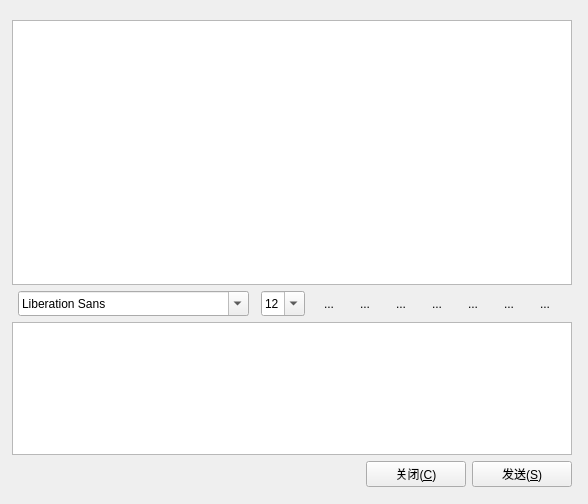
<?xml version="1.0" encoding="UTF-8"?>
<ui version="4.0">
 <class>Message</class>
 <widget class="QWidget" name="Message">
  <property name="geometry">
   <rect>
    <x>0</x>
    <y>0</y>
    <width>588</width>
    <height>504</height>
   </rect>
  </property>
  <property name="windowTitle">
   <string>Form</string>
  </property>
  <widget class="QWidget" name="layoutWidget_2">
   <property name="geometry">
    <rect>
     <x>12</x>
     <y>20</y>
     <width>560</width>
     <height>467</height>
    </rect>
   </property>
   <layout class="QVBoxLayout" name="verticalLayout">
    <property name="spacing">
     <number>6</number>
    </property>
    <property name="sizeConstraint">
     <enum>QLayout::SetDefaultConstraint</enum>
    </property>
    <item>
     <widget class="QTextEdit" name="textEdit1">
      <property name="sizePolicy">
       <sizepolicy hsizetype="Expanding" vsizetype="Expanding">
        <horstretch>0</horstretch>
        <verstretch>2</verstretch>
       </sizepolicy>
      </property>
      <property name="frameShadow">
       <enum>QFrame::Sunken</enum>
      </property>
     </widget>
    </item>
    <item>
     <layout class="QHBoxLayout" name="horizontalLayout">
      <item>
       <widget class="QFontComboBox" name="fontComboBox">
        <property name="sizePolicy">
         <sizepolicy hsizetype="Fixed" vsizetype="Fixed">
          <horstretch>0</horstretch>
          <verstretch>0</verstretch>
         </sizepolicy>
        </property>
        <property name="minimumSize">
         <size>
          <width>1</width>
          <height>25</height>
         </size>
        </property>
       </widget>
      </item>
      <item>
       <widget class="QComboBox" name="fontsizecomboBox">
        <property name="sizePolicy">
         <sizepolicy hsizetype="Fixed" vsizetype="Maximum">
          <horstretch>0</horstretch>
          <verstretch>0</verstretch>
         </sizepolicy>
        </property>
        <property name="minimumSize">
         <size>
          <width>0</width>
          <height>25</height>
         </size>
        </property>
        <property name="editable">
         <bool>true</bool>
        </property>
        <property name="currentIndex">
         <number>3</number>
        </property>
        <item>
         <property name="text">
          <string>9</string>
         </property>
        </item>
        <item>
         <property name="text">
          <string>10</string>
         </property>
        </item>
        <item>
         <property name="text">
          <string>11</string>
         </property>
        </item>
        <item>
         <property name="text">
          <string>12</string>
         </property>
        </item>
        <item>
         <property name="text">
          <string>13</string>
         </property>
        </item>
        <item>
         <property name="text">
          <string>14</string>
         </property>
        </item>
        <item>
         <property name="text">
          <string>15</string>
         </property>
        </item>
        <item>
         <property name="text">
          <string>16</string>
         </property>
        </item>
        <item>
         <property name="text">
          <string>17</string>
         </property>
        </item>
        <item>
         <property name="text">
          <string>18</string>
         </property>
        </item>
        <item>
         <property name="text">
          <string>19</string>
         </property>
        </item>
        <item>
         <property name="text">
          <string>20</string>
         </property>
        </item>
        <item>
         <property name="text">
          <string>21</string>
         </property>
        </item>
        <item>
         <property name="text">
          <string>22</string>
         </property>
        </item>
       </widget>
      </item>
      <item>
       <widget class="QToolButton" name="textbold">
        <property name="toolTip">
         <string>加粗</string>
        </property>
        <property name="autoFillBackground">
         <bool>false</bool>
        </property>
        <property name="styleSheet">
         <string notr="true">image: url(&quot;./image/textbold.png&quot;);</string>
        </property>
        <property name="text">
         <string>...</string>
        </property>
        <property name="icon">
         <iconset resource="rs.qrc">
          <normaloff>:/image/textbold.png</normaloff>:/image/textbold.png</iconset>
        </property>
        <property name="iconSize">
         <size>
          <width>24</width>
          <height>24</height>
         </size>
        </property>
        <property name="checkable">
         <bool>true</bool>
        </property>
        <property name="autoRaise">
         <bool>true</bool>
        </property>
       </widget>
      </item>
      <item>
       <widget class="QToolButton" name="textitalic">
        <property name="toolTip">
         <string>倾斜</string>
        </property>
        <property name="autoFillBackground">
         <bool>false</bool>
        </property>
        <property name="text">
         <string>...</string>
        </property>
        <property name="icon">
         <iconset resource="rs.qrc">
          <normaloff>:/image/textitalic.png</normaloff>:/image/textitalic.png</iconset>
        </property>
        <property name="iconSize">
         <size>
          <width>24</width>
          <height>24</height>
         </size>
        </property>
        <property name="checkable">
         <bool>true</bool>
        </property>
        <property name="autoRaise">
         <bool>true</bool>
        </property>
       </widget>
      </item>
      <item>
       <widget class="QToolButton" name="textUnderline">
        <property name="toolTip">
         <string>下划线</string>
        </property>
        <property name="autoFillBackground">
         <bool>false</bool>
        </property>
        <property name="text">
         <string>...</string>
        </property>
        <property name="icon">
         <iconset resource="rs.qrc">
          <normaloff>:/image/textunder.png</normaloff>:/image/textunder.png</iconset>
        </property>
        <property name="iconSize">
         <size>
          <width>24</width>
          <height>24</height>
         </size>
        </property>
        <property name="checkable">
         <bool>true</bool>
        </property>
        <property name="autoRaise">
         <bool>true</bool>
        </property>
       </widget>
      </item>
      <item>
       <widget class="QToolButton" name="textcolor">
        <property name="toolTip">
         <string>字体颜色</string>
        </property>
        <property name="autoFillBackground">
         <bool>false</bool>
        </property>
        <property name="text">
         <string>...</string>
        </property>
        <property name="icon">
         <iconset resource="rs.qrc">
          <normaloff>:/image/textcolor.png</normaloff>:/image/textcolor.png</iconset>
        </property>
        <property name="iconSize">
         <size>
          <width>24</width>
          <height>24</height>
         </size>
        </property>
        <property name="checkable">
         <bool>false</bool>
        </property>
        <property name="autoRaise">
         <bool>true</bool>
        </property>
       </widget>
      </item>
      <item>
       <widget class="QToolButton" name="sendfile">
        <property name="toolTip">
         <string>传送文件</string>
        </property>
        <property name="autoFillBackground">
         <bool>false</bool>
        </property>
        <property name="text">
         <string>...</string>
        </property>
        <property name="icon">
         <iconset resource="rs.qrc">
          <normaloff>:/image/fileopen.png</normaloff>:/image/fileopen.png</iconset>
        </property>
        <property name="iconSize">
         <size>
          <width>24</width>
          <height>24</height>
         </size>
        </property>
        <property name="checkable">
         <bool>false</bool>
        </property>
        <property name="autoRaise">
         <bool>true</bool>
        </property>
       </widget>
      </item>
      <item>
       <widget class="QToolButton" name="save">
        <property name="toolTip">
         <string>保存聊天记录</string>
        </property>
        <property name="autoFillBackground">
         <bool>false</bool>
        </property>
        <property name="text">
         <string>...</string>
        </property>
        <property name="icon">
         <iconset resource="rs.qrc">
          <normaloff>:/image/Floppy.png</normaloff>:/image/Floppy.png</iconset>
        </property>
        <property name="iconSize">
         <size>
          <width>24</width>
          <height>24</height>
         </size>
        </property>
        <property name="checkable">
         <bool>false</bool>
        </property>
        <property name="autoRaise">
         <bool>true</bool>
        </property>
       </widget>
      </item>
      <item>
       <widget class="QToolButton" name="clear">
        <property name="toolTip">
         <string>清空聊天记录</string>
        </property>
        <property name="autoFillBackground">
         <bool>false</bool>
        </property>
        <property name="text">
         <string>...</string>
        </property>
        <property name="icon">
         <iconset resource="rs.qrc">
          <normaloff>:/image/Bin (empty).png</normaloff>:/image/Bin (empty).png</iconset>
        </property>
        <property name="iconSize">
         <size>
          <width>24</width>
          <height>24</height>
         </size>
        </property>
        <property name="checkable">
         <bool>false</bool>
        </property>
        <property name="autoRaise">
         <bool>true</bool>
        </property>
       </widget>
      </item>
     </layout>
    </item>
    <item>
     <widget class="QTextEdit" name="textEdit">
      <property name="sizePolicy">
       <sizepolicy hsizetype="Expanding" vsizetype="Maximum">
        <horstretch>0</horstretch>
        <verstretch>1</verstretch>
       </sizepolicy>
      </property>
      <property name="font">
       <font>
        <family>宋体</family>
        <pointsize>12</pointsize>
       </font>
      </property>
      <property name="html">
       <string>&lt;!DOCTYPE HTML PUBLIC &quot;-//W3C//DTD HTML 4.0//EN&quot; &quot;http://www.w3.org/TR/REC-html40/strict.dtd&quot;&gt;
&lt;html&gt;&lt;head&gt;&lt;meta name=&quot;qrichtext&quot; content=&quot;1&quot; /&gt;&lt;style type=&quot;text/css&quot;&gt;
p, li { white-space: pre-wrap; }
&lt;/style&gt;&lt;/head&gt;&lt;body style=&quot; font-family:'宋体'; font-size:12pt; font-weight:400; font-style:normal;&quot;&gt;
&lt;p style=&quot;-qt-paragraph-type:empty; margin-top:0px; margin-bottom:0px; margin-left:0px; margin-right:0px; -qt-block-indent:0; text-indent:0px;&quot;&gt;&lt;/p&gt;&lt;/body&gt;&lt;/html&gt;</string>
      </property>
     </widget>
    </item>
    <item>
     <layout class="QHBoxLayout" name="horizontalLayout_2">
      <item>
       <widget class="QLabel" name="label">
        <property name="minimumSize">
         <size>
          <width>121</width>
          <height>0</height>
         </size>
        </property>
        <property name="text">
         <string/>
        </property>
        <property name="textFormat">
         <enum>Qt::RichText</enum>
        </property>
        <property name="alignment">
         <set>Qt::AlignCenter</set>
        </property>
        <property name="openExternalLinks">
         <bool>true</bool>
        </property>
       </widget>
      </item>
      <item>
       <spacer name="horizontalSpacer">
        <property name="orientation">
         <enum>Qt::Horizontal</enum>
        </property>
        <property name="sizeHint" stdset="0">
         <size>
          <width>40</width>
          <height>20</height>
         </size>
        </property>
       </spacer>
      </item>
      <item>
       <widget class="QPushButton" name="close">
        <property name="minimumSize">
         <size>
          <width>100</width>
          <height>25</height>
         </size>
        </property>
        <property name="text">
         <string>关闭(&amp;C)</string>
        </property>
       </widget>
      </item>
      <item>
       <widget class="QPushButton" name="send">
        <property name="minimumSize">
         <size>
          <width>100</width>
          <height>25</height>
         </size>
        </property>
        <property name="text">
         <string>发送(&amp;S)</string>
        </property>
       </widget>
      </item>
     </layout>
    </item>
   </layout>
  </widget>
  <widget class="QLabel" name="label_2">
   <property name="geometry">
    <rect>
     <x>0</x>
     <y>0</y>
     <width>588</width>
     <height>504</height>
    </rect>
   </property>
   <property name="styleSheet">
    <string notr="true">background-image: url(:/image/loginbk1.png);</string>
   </property>
   <property name="text">
    <string/>
   </property>
  </widget>
  <zorder>label_2</zorder>
  <zorder>layoutWidget_2</zorder>
 </widget>
 <resources>
  <include location="rs.qrc"/>
 </resources>
 <connections/>
</ui>
